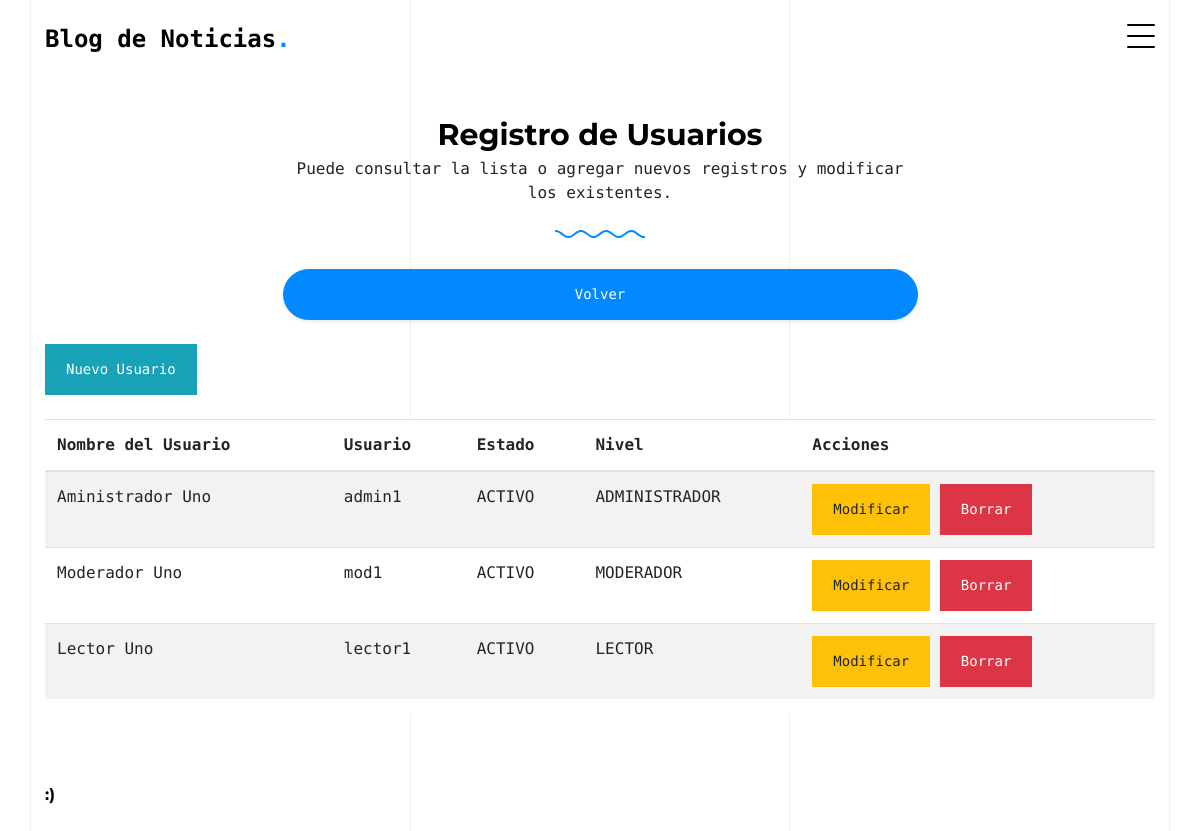
Page /verusuario (signed in) on the committed database.
### pagina_cms/models.py (models this page shows)
class usuarios(models.Model):
    nombre = models.CharField(max_length=255)
    usuario = models.CharField(max_length=25)
    clave = models.CharField(max_length=25)
    estado = models.CharField(max_length=25)
    nivel = models.CharField(max_length=25)

### pagina_cms/usuarios.py (the view)
# urls.py: path('verusuario', usuarios.ver, name='verusuario'),
def ver(request):
    if request.method=='GET':
        if 'nivel_usuario' in request.session:
            if request.session['nivel_usuario']=='ADMINISTRADOR':
                lista=usuarios.objects.all()
                variables={}
                variables['request']=request
                variables['lista']=lista
                return render(request, 'usuario_ver.html', variables)
            else:
                variables={}
                variables['m_error']='No tiene permisos para acceder a la administración de usuarios'
                variables['nombre_usuario']= request.session['nombre_usuario']
                return render(request,'panel.html', variables)
        else:
            return redirect('acceder')

### pagina_cms/templates/usuario_ver.html
{% extends 'base.html' %}
{% block cuerpo %}
<div class="untree_co-section pb-0">
    <div class="container">
        <div class="row mb-4">
            <div class="col-lg-7 text-center mx-auto">
                <h2 class="section-heading gsap-reveal-hero mb-0"><strong>Registro de Usuarios</strong></h2>
                <p class="gsap-reveal-hero">Puede consultar la lista o agregar nuevos registros y modificar los existentes.</p>
                <div class="wave gsap-reveal-hero">
                    <svg>
                        <path d="M10,10 L50,100 L90,50" stroke="#0389ff"></path>
                    </svg>
                </div>
                <a href="{% url 'acceder' %}" class="btn btn-primary btn-block rounded-pill shadow-sm mt-4">Volver</a>
            </div>
        </div>
        <div class="row">
            <div class="col-lg-12 mb-4">
                <a href="{% url 'nueusuario' %}" class="btn btn-info">Nuevo Usuario</a>
            </div>
            <div class="col-lg-12">
                <div class="table-responsive" style="background-color: #fff;">
                    <table class="table table-striped" style="background-color: #fff;">
                        <thead>
                            <tr>
                                <th>Nombre del Usuario</th>
                                <th>Usuario</th>
                                <th>Estado</th>
                                <th>Nivel</th>
                                <th>Acciones</th>
                            </tr>
                        </thead>
                        <tbody>
                            {% for valor in lista %}
                            <tr>
                                <td>{{ valor.nombre }}</td>
                                <td>{{ valor.usuario }}</td>
                                <td>{{ valor.estado }}</td>
                                <td>{{ valor.nivel }}</td>
                                <td>
                                    <a href="{% url 'modusuario' id=valor.id %}" class="btn btn-warning btn-sm">Modificar</a>
                                    <a href="{% url 'borusuario' id=valor.id %}" class="btn btn-danger btn-sm">Borrar</a>
                                </td>
                            </tr>
                            {% endfor %}
                        </tbody>
                    </table>
                </div>
            </div>
        </div>
    </div>
</div>
{% endblock %}

### pagina_cms/static/css/style.css (style rules this page uses)
body { font-family: "PT Mono", monospace; line-height: 1.6; background: #ffffff; overflow-x: hidden; font-size: 16px; }
body:before { content: ""; position: fixed; top: 0; left: 0; z-index: 99; right: 0; bottom: 0; background: rgba(0, 0, 0, 0.2); opacity: 0; visibility: hidden; -webkit-transition: .3s all ease; -o-transition: .3s all ease; transition: .3s all ease; }
a { color: #0389ff; -webkit-transition: .3s all ease; -o-transition: .3s all ease; transition: .3s all ease; }
h1, .h1, h2, .h2, h3, .h3, h4, .h4 { font-family: "Montserrat", sans-serif; color: #dddde6; }
.btn { padding-top: 14px; padding-bottom: 14px; padding-left: 20px; padding-right: 20px; border-radius: 0px; font-size: 14px; border: 1px solid transparent; }
.btn.btn-primary { background: #0389ff; border-color: #0389ff; }
.untree_co-section { padding: 7rem 0; }
.section-heading { font-size: 30px; color: #000000; }
.gsap-reveal-hero { line-height: 0; }
.wave { margin-bottom: 10px; }
.wave svg { width: 90px; height: 20px; }

### rows in the picture
usuarios: nombre "Aministrador Uno", usuario "admin1", estado "ACTIVO", nivel "ADMINISTRADOR"
usuarios: nombre "Moderador Uno", usuario "mod1", estado "ACTIVO", nivel "MODERADOR"
usuarios: nombre "Lector Uno", usuario "lector1", estado "ACTIVO", nivel "LECTOR"
